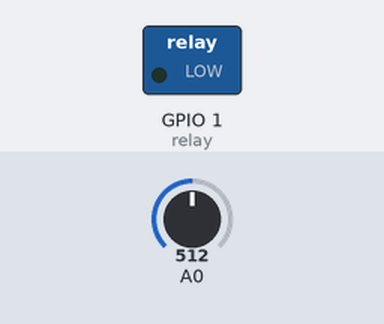
This sketch was run on a simulated ESP8266 (NodeMCU). Shown: switched loads named in the sketch (green lamp = pin HIGH). Inputs (shaded band) come from the test bench; at power-on: A0 = 512. WiFi joins after 1.5 s; servers stay silent unless stated; network time is answered at once with the bench clock; uploads are accepted with an empty reply; the local clock reads 2024-03-15 10:24:30 at power-on unless the sketch sets it; what the sketch prints to the serial monitor is not drawn.

Above: at 3.2 s.
3.3 s: A0 set to 669
5.4 s: A0 set to 683
At 6.8 s:
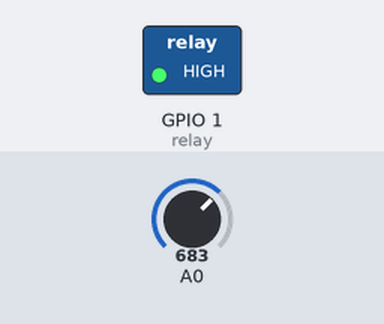
7.9 s: A0 set to 572
12.0 s: A0 set to 553
At 14.2 s:
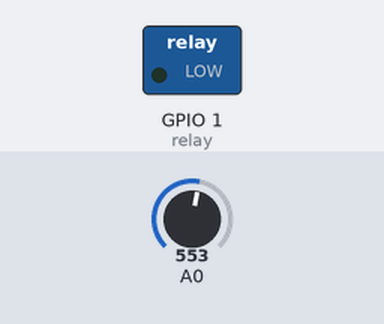
14.5 s: A0 set to 1023
At 16.0 s:
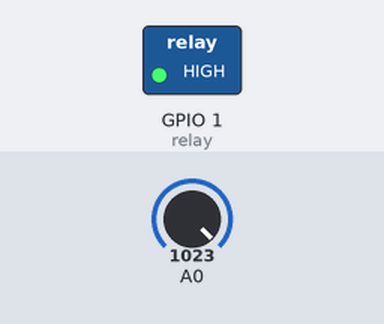
Timing chart, 0 to 17.5 s (numbered marks = the images above; inputs shaded):
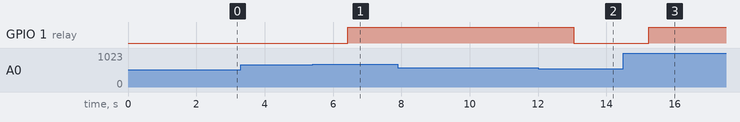

Measured:
- the behaviour switches between 675 and 676 on A0 (found by bisection; images 0 and 1)
- the behaviour switches between 565 and 564 on A0 (found by bisection; images 1 and 2)
- after the input at 3.3 s, every drawn part: stays the same
- after the input at 5.4 s, GPIO 1 (relay): LOW → HIGH after 1.0 s
- after the input at 7.9 s, every drawn part: stays the same
- after the input at 12.0 s, GPIO 1 (relay): HIGH → LOW after 1.0 s
- after the input at 14.5 s, GPIO 1 (relay): LOW → HIGH after 0.74 s

The sketch:

GET_request.ino
```cpp
#include <ESP8266WiFi.h>
#include <ESP8266HTTPClient.h>
#include <WiFiUdp.h>
#include <NTPClient.h>
#include <time.h>

WiFiUDP ntpUDP;
//WiFi info
const char* ssid = "GGUEGGUE";
const char* password = "11118888";
//const char* ssid = "PHONGKHACHDHBL";
//const char* password = "dhbl2006";
char daysOfTheWeek[7][12] = {"Sunday", "Monday", "Tuesday", "Wednesday", "Thursday", "Friday", "Saturday"};
String humi;
String times;
//릴레이 핀
int relay = D10;

//GMT +7 = 25200
const long utcOffsetInSeconds = 25200;
NTPClient timeClient(ntpUDP , "pool.ntp.org" , utcOffsetInSeconds);

 void SensingLCD(int moisture){
  Serial.print("Moisture Sensor Value:");
  Serial.println(moisture);
  delay(2000);
}

  String TimeChecker(){
   timeClient.update();
   const char* day = daysOfTheWeek[timeClient.getDay()];
   String hour =(String) timeClient.getHours() + ":";
   String minutes =(String) timeClient.getMinutes()+ ":";
   String seconds =  (String)timeClient.getSeconds();

   String times = hour + minutes + seconds;

   return times;
  }
//HTTP 통신
  void NetWorkTask(String humi, String times){
    if (WiFi.status() == WL_CONNECTED) {
       HTTPClient http;
       http.begin("http://192.168.43.136:3000/smart_humid?humid="+humi+"&humid_date="+times+"");
       int httpCode = http.GET();

      if (httpCode == HTTP_CODE_OK) {

        Serial.print("HTTP response code ");
        Serial.println(httpCode);
        String response = http.getString();
        Serial.println(response);
      }else{
        Serial.println("DO Not Request!!!");
      }
    http.end();   //Close connection
  }
}

void setup () {
  Serial.begin(115200);
  WiFi.begin(ssid, password);
 pinMode (relay, OUTPUT);

while (WiFi.status() != WL_CONNECTED) {
  delay(1000);
  Serial.print(".");
}
  Serial.println("WiFi Connect!");
  Serial.print("IP address: ");
  Serial.println(WiFi.localIP());
  timeClient.begin();
}

void loop() {
  int hi = analogRead(0);
  int moisture =(map(analogRead(0), 890 ,360 ,0,100));
  humi = (String)moisture;
  Serial.println("습도 수치 :" + hi);
  Serial.println("형변환 습도 :" + humi + "%");

     if(moisture < 40) {
          digitalWrite(relay, HIGH); //릴레이 on
          Serial.println("Relay ON!!!");
        } else if(moisture> 60) {
          digitalWrite(relay, LOW); //릴레이 off
           Serial.println("Relay ON!!!");
        }

  times = TimeChecker();
  NetWorkTask(humi , times);


delay(2000);
}
```
